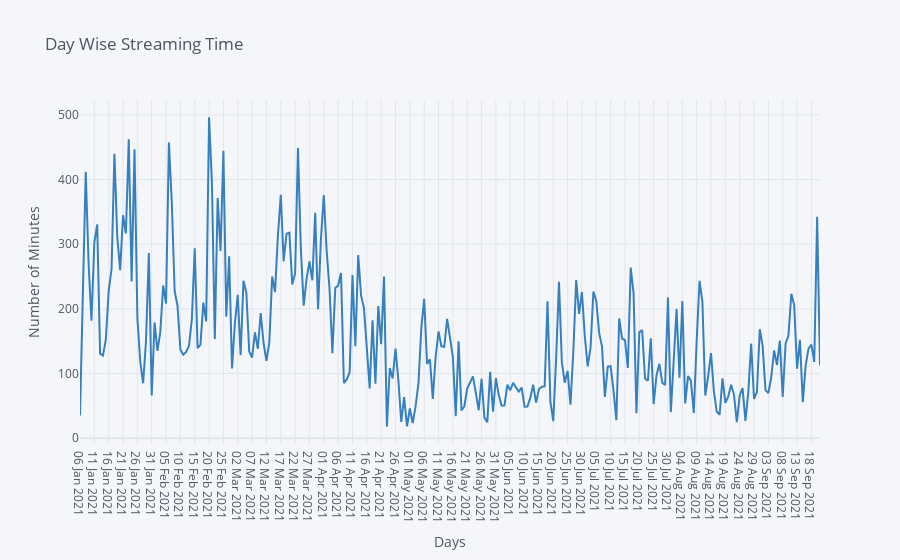

The cell this chart's notebook holds for it:
### Code cell
#Making a lineplot showing Day Wise Streaming Time in Hours and that date
day_wise_sorted.iplot(kind = 'line', color='blue', x= 'Date', y='Minutes Played',
title='Day Wise Streaming Time', yTitle = 'Number of Minutes', xTitle = 'Days', width = 2)

### Figure 1 — Plotly figure (JSON) as saved in the notebook; plotly's stock layout.template omitted (floating-point values rounded to 4 significant figures; data arrays with more than 128 entries replaced by an {"elided": "..."} marker saying what was removed)
{"data": [{"line": {"color": "rgba(55, 128, 191, 1.0)", "dash": "solid", "shape": "linear", "width": 2}, "mode": "lines", "name": "Minutes Played", "text": "", "type": "scatter", "x": {"elided": "259 str values"}, "y": {"elided": "259 float values"}}], "layout": {"legend": {"bgcolor": "#F5F6F9", "font": {"color": "#4D5663"}}, "paper_bgcolor": "#F5F6F9", "plot_bgcolor": "#F5F6F9", "title": {"font": {"color": "#4D5663"}, "text": "Day Wise Streaming Time"}, "xaxis": {"gridcolor": "#E1E5ED", "showgrid": true, "tickfont": {"color": "#4D5663"}, "title": {"font": {"color": "#4D5663"}, "text": "Days"}, "zerolinecolor": "#E1E5ED"}, "yaxis": {"gridcolor": "#E1E5ED", "showgrid": true, "tickfont": {"color": "#4D5663"}, "title": {"font": {"color": "#4D5663"}, "text": "Number of Minutes"}, "zerolinecolor": "#E1E5ED"}}}
